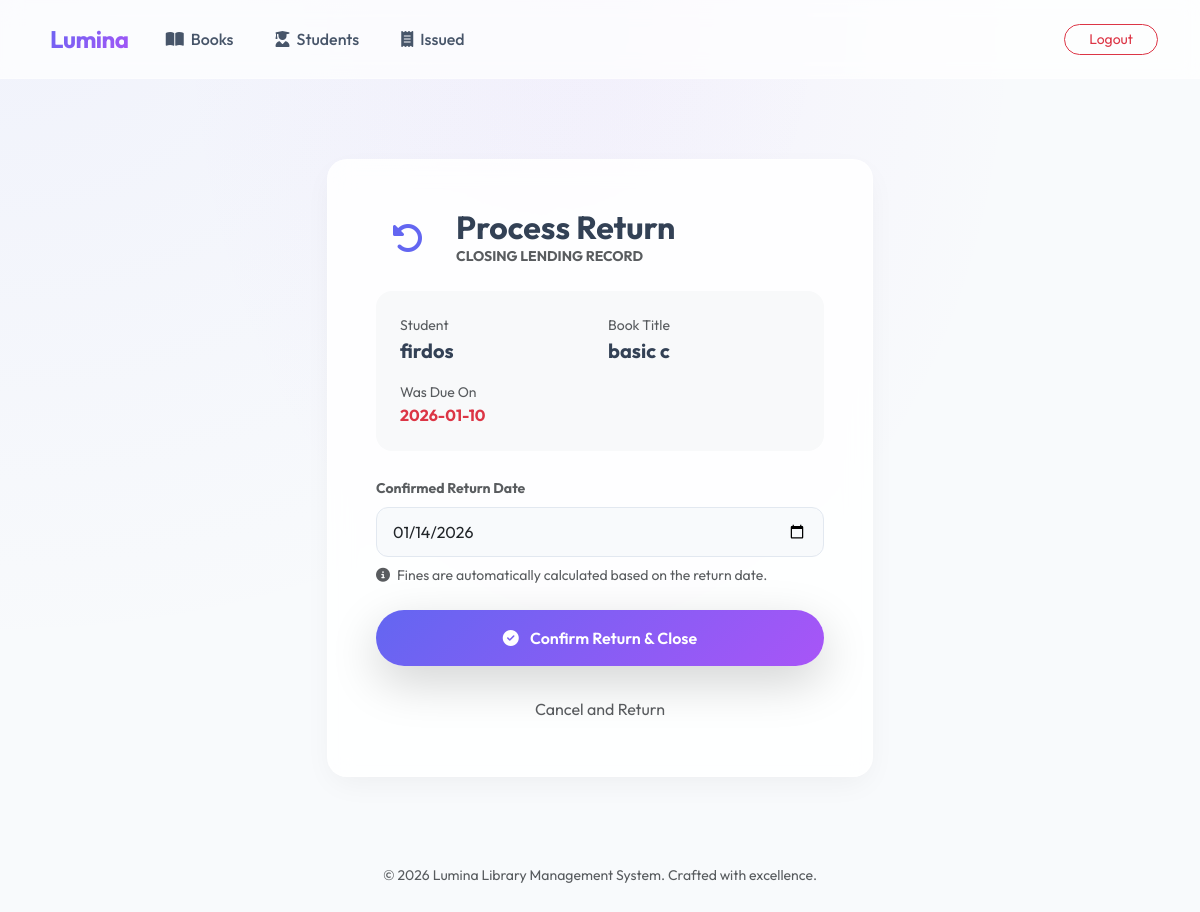
Page /return_book/2 (signed in) on the committed database.
### tables this page shows
CREATE TABLE students (
    studentid INTEGER PRIMARY KEY AUTOINCREMENT,
    name TEXT NOT NULL,
    department TEXT NOT NULL,
    year INTEGER NOT NULL
);

CREATE TABLE books (
    bookid INTEGER PRIMARY KEY AUTOINCREMENT,
    name TEXT,
    author TEXT,
    category TEXT
);

CREATE TABLE issued_books (
    id INTEGER PRIMARY KEY AUTOINCREMENT,
    studentid INTEGER,
    bookid INTEGER,
    issue_date TEXT, due_date TEXT, return_date TEXT, fine REAL DEFAULT 0.0,
    FOREIGN KEY(studentid) REFERENCES students(studentid),
    FOREIGN KEY(bookid) REFERENCES books(bookid)
);

### app.py (the view, shortened to what this page needs)
@app.route("/return_book/<int:id>", methods=["GET", "POST"])
def return_book(id):
    if not login_required():
        return redirect("/login")
    db = connect_db()
    issued = db.execute("""
        SELECT i.*, s.name as student_name, b.name as book_name
        FROM issued_books i
        JOIN students s ON i.studentid = s.studentid
        JOIN books b ON i.bookid = b.bookid
        WHERE i.id=?
    """, (id,)).fetchone()
    today = datetime.now().strftime("%Y-%m-%d")
    db.close()
    return render_template("return_book.html", issued=issued, today=today)

### app.py (called while the page is built)
def connect_db():
    db_path = os.path.join(app.root_path, "library.db")
    conn = sqlite3.connect(db_path)
    conn.row_factory = sqlite3.Row
    return conn

def login_required():
    return "admin" in session

### templates/return_book.html (shortened to what this page needs)
{% extends "base.html" %}
{% block content %}
<div class="row justify-content-center mt-5">
    <div class="col-md-6" data-aos="zoom-in">
        <div class="glass-card p-5">
            <div class="d-flex align-items-center mb-4">
                <div class="bg-indigo bg-opacity-10 p-3 rounded-4 me-3 text-indigo" style="color: #6366f1;">
                    <i class="fa-solid fa-rotate-left fa-2xl"></i>
                </div>
                <div>
                    <h2 class="fw-bold mb-0">Process Return</h2>
                    <p class="text-muted mb-0 small text-uppercase fw-bold ls-1">Closing Lending Record</p>
                </div>
            </div>
            <div class="alert bg-light border-0 rounded-4 p-4 mb-4">
                <div class="row g-3">
                    <div class="col-6">
                        <label class="small text-muted d-block">Student</label>
                        <span class="fw-bold fs-5">{{ issued.student_name }}</span>
                    </div>
                    <div class="col-6">
                        <label class="small text-muted d-block">Book Title</label>
                        <span class="fw-bold fs-5">{{ issued.book_name }}</span>
                    </div>
                    <div class="col-6 text-danger">
                        <label class="small text-muted d-block">Was Due On</label>
                        <span class="fw-bold">{{ issued.due_date }}</span>
                    </div>
                </div>
            </div>
            <form method="post">
                <div class="mb-4">
                    <label class="form-label small fw-bold text-muted">Confirmed Return Date</label>
                    <input type="date" name="return_date" value="{{ today }}" class="form-control" required>
                    <p class="small text-muted mt-2"><i class="fa-solid fa-circle-info me-1"></i> Fines are
                        automatically calculated based on the return date.</p>
                </div>
                <button class="btn btn-premium w-100 py-3 rounded-pill shadow-lg"><i
                        class="fa-solid fa-check-circle me-2"></i> Confirm Return & Close</button>
            </form>
            <div class="mt-4 text-center">
                <a href="/view_issued" class="btn btn-link text-muted text-decoration-none small">Cancel and Return</a>
            </div>
        </div>
    </div>
</div>
{% endblock %}

### templates/base.html (style rules this page uses)
:root { --primary-gradient: linear-gradient(135deg, #6366f1 0%, #a855f7 100%); --glass-bg: rgba(255, 255, 255, 0.85); --dark-surface: #1e1b4b; --accent: #f43f5e; --text-main: #334155; --bg-body: #f8fafc; }
body { font-family: 'Outfit', sans-serif; background-color: var(--bg-body); color: var(--text-main); overflow-x: hidden; background-image: radial-gradient(at 0% 0%, rgba(99, 102, 241, 0.05) 0, transparent 50%), radial-gradient(at 50% 0%, rgba(168, 85, 247, 0.05) 0, transparent 50%); min-height: 100vh; }
.glass-card { background: var(--glass-bg); backdrop-filter: blur(12px); border: 1px solid rgba(255, 255, 255, 0.5); border-radius: 20px; box-shadow: 0 10px 30px -5px rgba(0, 0, 0, 0.05); transition: transform 0.3s cubic-bezier(0.34, 1.56, 0.64, 1); }
.btn-premium { background: var(--primary-gradient); color: white; border: none; padding: 0.75rem 1.5rem; border-radius: 12px; font-weight: 600; transition: all 0.3s ease; box-shadow: 0 4px 15px rgba(99, 102, 241, 0.3); }
.form-control { border-radius: 12px; padding: 0.75rem 1rem; border: 1px solid #e2e8f0; background: #f8fafc; }

### rows in the picture
students: student_name "firdos"
books: book_name "basic c"
issued_books: due_date "2026-01-10"
